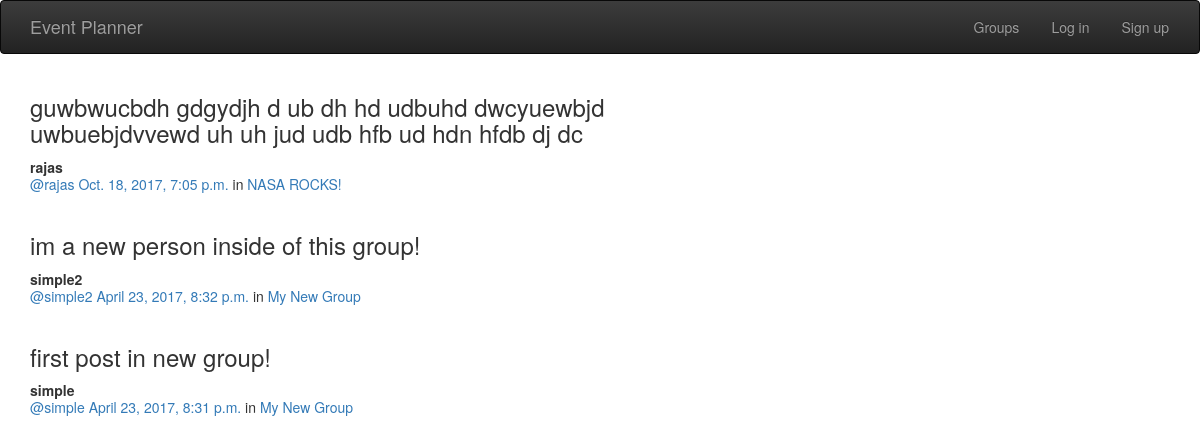
/posts/, run on the app's committed database.
### posts/models.py (models this page shows, shortened)
class Post(models.Model):
    user = models.ForeignKey(User, related_name="posts")
    created_at = models.DateTimeField(auto_now=True)
    message = models.TextField()
    message_html = models.TextField(editable=False)
    group = models.ForeignKey(Group, related_name="posts",null=True, blank=True)
    class Meta:
        ordering = ["-created_at"]
        unique_together = ["user", "message"]

### groups/models.py (models this page shows, shortened)
class Group(models.Model):
    name = models.CharField(max_length=255, unique=True)
    slug = models.SlugField(allow_unicode=True, unique=True)
    description = models.TextField(blank=True, default='')
    description_html = models.TextField(editable=False, default='', blank=True)
    members = models.ManyToManyField(User,through="GroupMember")
    class Meta:
        ordering = ["name"]

### posts/views.py (the view)
class PostList(SelectRelatedMixin, generic.ListView):
    model = models.Post
    select_related = ("user", "group")

### posts/templates/posts/post_list.html (shortened to what this page needs)
{% extends "posts/post_base.html" %}
{% load humanize %}
{% block post_content %}
<div class="col-md-8">
	{% for post in post_list %}
  {% include "posts/_post.html" %}
	{% endfor %}
</div>
{% endblock %}

### posts/templates/posts/_post.html (shortened to what this page needs)
<div class="post media">
	<h3>{{ post.message_html|safe }}</h3>
	<div class="media-body">
		<strong>{{ post.user.username }}</strong>
		<h5 class="media-heading">
			<span class="username"><a href="{% url 'posts:for_user' username=post.user.username %}">@{{ post.user.username }}</a></span>
			<time class="time"><a href="{% url 'posts:single' username=post.user.username pk=post.pk %}">{{ post.created_at }}</a></time>
			{% if post.group %}
			<span class="group-name">in <a href="#">{{ post.group.name }}</a></span>
			{% endif %}
		</h5>
	</div>
</div>

### static/simplesocial/css/master.css (style rules this page uses)
body { margin: 0; overflow: auto; }

### data on the page
Post: message_html "guwbwucbdh gdgydjh d ub dh hd udbuhd dwcyuewbjd uwbuebjdvvewd uh uh jud udb hfb ud hdn hfdb dj dc", user.username "rajas", created_at "Oct. 18, 2017, 7:05 p.m.", group.name "NASA ROCKS!"
Post: message_html "im a new person inside of this group!", user.username "simple2", created_at "April 23, 2017, 8:32 p.m.", group.name "My New Group"
Post: message_html "first post in new group!", user.username "simple", created_at "April 23, 2017, 8:31 p.m.", group.name "My New Group"
